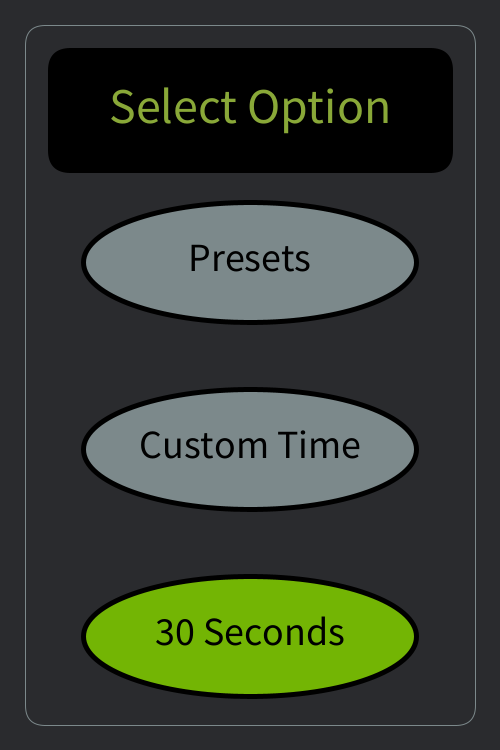
Frame 1 (no input)
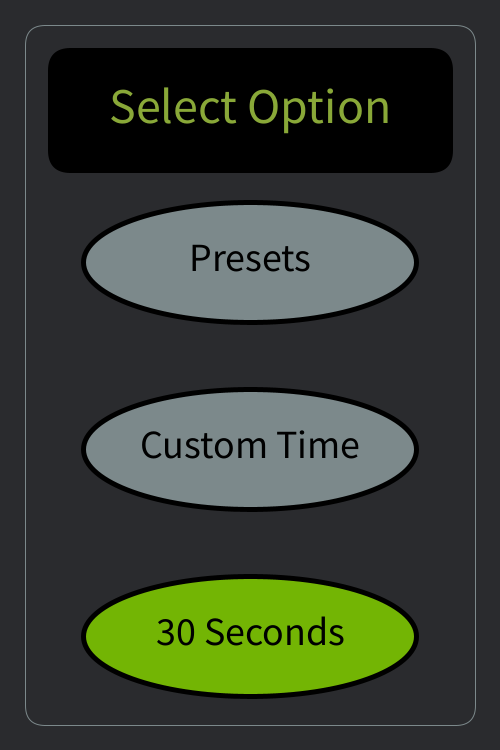
Frame 60 (the mouse pressed at the canvas centre just before this capture)
Frame 120 (the mouse held since frame 60 and released just before this capture): identical to frame 60, image omitted

The Processing sketch that drew these frames (run headless with seeded random() and noise(); from frame 60 on, the mouse is pressed at the canvas centre):

// Processing sketch: p1RajeevGoonie
// ── p1RajeevGoonie.pde
private String display;
private String menuState;
private int customTimeInput;
private int secondsRemaining;
private int savedTime;

public void setup(){
  size(500, 750);
  frameRate(30);
  textAlign(CENTER, CENTER);
  
  menuState = "MAIN";
  display = "Select Option";
}

public void draw(){
  //Clean and reset
  clear();
  strokeWeight(1);
  background(42,43,46);
  
  drawMicrowaveInterface();
}

private void drawMicrowaveInterface(){
  //interface outline
  stroke(124, 137, 139);
  noFill();
  rect(25, 25, width-50, height-50, 20);
  
  //menu options
  switch(menuState){
    case "MAIN":  
      drawMainMenu();
      break;
    case "PRESETS": 
      drawPresetsMenu();
      break;
    case "CUSTOM": 
      drawCustomMenu();
      break;
    case "RUNNING": 
      drawRunningMenu();
      break;
  }
  
  //display screen
  stroke(0);
  fill(0);
  rect(50, 50, width-100, 120, 20);
  
  //display text
  fill(137, 168, 56);
  textSize(50);
  text(display, width/2, 105);
}

private void drawMainMenu(){
  //Presets Button
  stroke(0);
  strokeWeight(5);
  textSize(40);
  fill(124, 137, 139);
  ellipse(width/2, height/4+75, width/1.5, 120);
  fill(0);
  text("Presets", width/2, height/4+70);
  
  //Custom Time Button
  fill(124, 137, 139);
  ellipse(width/2, height/4*2+75, width/1.5, 120);
  fill(0);
  text("Custom Time", width/2, height/4*2+70);
  
  //30 Seconds Button
  fill(115, 181, 4);
  ellipse(width/2, height/4*3+75, width/1.5, 120);
  fill(0);
  text("30 Seconds", width/2, height/4*3+70);
}

private void drawPresetsMenu(){
  stroke(0);
  strokeWeight(4);
  fill(124, 137, 139);
  rect(50, 210, 120, 120);
  fill(0);
  textSize(25);
  text("Popcorn", 110, 265);
  
  fill(124, 137, 139);
  rect(190, 210, 120, 120);
  fill(0);
  textSize(25);
  text("Drink", 250, 265);
  
  fill(124, 137, 139);
  rect(330, 210, 120, 120);
  fill(0);
  textSize(25);
  text("By", 390, 248);
  text("Weight", 390, 277);
  
  //Minute Buttons
  fill(124, 137, 139);
  textSize(20);
  text("-----------Minute Presets-----------", 250, 375);
  
  rect(50, 400, 120, 120);
  fill(0);
  textSize(50);
  text("1", 110, 455);
  
  fill(124, 137, 139);
  rect(190, 400, 120, 120);
  fill(0);
  textSize(50);
  text("2", 250, 455);
  
  fill(124, 137, 139);
  rect(330, 400, 120, 120);
  fill(0);
  textSize(50);
  text("3", 390, 455);
  
  //Back Button
  strokeWeight(5);
  fill(124, 137, 139);
  ellipse(width/2, height/4*3+75, width/1.5, 120);
  fill(0);
  textSize(40);
  text("< Back", width/2-15, height/4*3+70);
}

private void drawCustomMenu(){
  //Number Pad
  stroke(0);
  strokeWeight(4);
  textSize(35);
  fill(124, 137, 139);
  rect(94, 190, 75, 75);
  fill(0);
  text("1", 131, 224);
  
  fill(124, 137, 139);
  rect(212, 190, 75, 75);
  fill(0);
  text("2", 249, 224);
  
  fill(124, 137, 139);
  rect(330, 190, 75, 75);
  fill(0);
  text("3", 367, 224);
  
  fill(124, 137, 139);
  rect(94, 285, 75, 75);
  fill(0);
  text("4", 131, 319);
  
  
  fill(124, 137, 139);
  rect(212, 285, 75, 75);
  fill(0);
  text("5", 249, 319);
  
  fill(124, 137, 139);
  rect(330, 285, 75, 75);
  fill(0);
  text("6", 367, 319);
  
  fill(124, 137, 139);
  rect(94, 380, 75, 75);
  fill(0);
  text("7", 131, 414);
  
  fill(124, 137, 139);
  rect(212, 380, 75, 75);
  fill(0);
  text("8", 249, 414);
  
  fill(124, 137, 139);
  rect(330, 380, 75, 75);
  fill(0);
  text("9", 367, 414);
  
  fill(124, 137, 139);
  rect(212, 475, 75, 75);
  fill(0);
  text("0", 249, 509);
  
  fill(124, 137, 139);
  rect(330, 475, 75, 75);
  fill(0);
  text("<", 367, 509);
  
  //Back Button
  strokeWeight(5);
  fill(124, 137, 139);
  ellipse(width/4+15, height/4*3+75, width/3+30, 120);
  fill(0);
  textSize(40);
  text("< Back", width/20*5+15, height/4*3+70);
  
  //Start Button
  strokeWeight(5);
  fill(115, 181, 4);
  ellipse(width/4*3-15, height/4*3+75, width/3+30, 120);
  fill(0);
  textSize(40);
  text("Start", width/4*3-15, height/4*3+70);
}

private void drawRunningMenu(){
  //+30 Seconds Button
  stroke(0);
  strokeWeight(5);
  textSize(40);
  fill(115, 181, 4);
  ellipse(width/2, height/3+75, width/1.5, 150);
  fill(0);
  text("+30 Seconds", width/2, height/3+70);
  
  //Done Button
  fill(194, 24, 8);
  ellipse(width/2, height/3*2+75, width/1.5, 150);
  fill(0);
  textSize(50);
  text("DONE", width/2, height/3*2+70);
  
  int passedTime = millis() - savedTime;
  if(secondsRemaining>0 && passedTime >= 1000){
    secondsRemaining--;
    savedTime = millis();
  }
  display = String.format("%02d:%02d", secondsRemaining/60, secondsRemaining%60);
}

public void mousePressed(){
  switch(menuState){
    case "MAIN":  
      clickInMain();
      break;
    case "PRESETS": 
      clickInPresets();
      break;
    case "CUSTOM": 
      clickInCustom();
      break;
    case "RUNNING": 
      clickInRunning();
      break;
  }
}

private void clickInMain(){
  //click presets button
  if(Math.pow(mouseX - (width/2),2)/Math.pow((width/1.5/2),2) + Math.pow(mouseY - (height/4+75),2)/Math.pow(60, 2) <= 1){
    menuState="PRESETS";
    display="Select Preset";
  }

  //click custom button
  if(Math.pow(mouseX - (width/2),2)/Math.pow((width/1.5/2),2) + Math.pow(mouseY - (height/4*2+75),2)/Math.pow(60, 2) <= 1){
    menuState="CUSTOM";
    display="Input Cook Time";
    customTimeInput = 0;
  }

  //click 30 seconds button
  if(Math.pow(mouseX - (width/2),2)/Math.pow((width/1.5/2),2) + Math.pow(mouseY - (height/4*3+75),2)/Math.pow(60, 2) <= 1){
    menuState="RUNNING";
    secondsRemaining = 30;
    savedTime = millis();
  }

}

private void clickInPresets(){
  //click popcorn button (2min 15sec)
  if(50<=mouseX && mouseX<=170 && 210<=mouseY && mouseY<=330){
    //println("popcorn");
    menuState="RUNNING";
    secondsRemaining = 135; 
    savedTime = millis();
  }
  
  //click drink button (1min 20sec)
  if(190<=mouseX && mouseX<=310 && 210<=mouseY && mouseY<=330){
    //println("drink");
    menuState="RUNNING";
    secondsRemaining = 80;
    savedTime = millis();
  }
  
  //click by weight (random time for demonstration purposes)
  if(330<=mouseX && mouseX<=450 && 210<=mouseY && mouseY<=330){
    //println("weight");
    menuState="RUNNING";
    secondsRemaining = 60 + (int)(Math.random()*120);
    savedTime = millis();
  }
  
  //click 1 minute button
  if(50<=mouseX && mouseX<=170 && 400<=mouseY && mouseY<=520){
    //println("1 min");
    menuState="RUNNING";
    secondsRemaining = 60;
    savedTime = millis();
  }
  
  //click 2 minute button
  if(190<=mouseX && mouseX<=310 && 400<=mouseY && mouseY<=520){
    //println("2 min");
    menuState="RUNNING";
    secondsRemaining = 120;
    savedTime = millis();
  }
  
  //click 3 minute button
  if(330<=mouseX && mouseX<=450 && 400<=mouseY && mouseY<=520){
    //println("weight");
    menuState="RUNNING";
    secondsRemaining = 180;
    savedTime = millis();
  }
  
  //click back button
  if(Math.pow(mouseX - (width/2),2)/Math.pow((width/1.5/2),2) + Math.pow(mouseY - (height/4*3+75),2)/Math.pow(60, 2) <= 1){
    menuState="MAIN";
    display="Select Option";
  }
}

private void clickInCustom(){
  //click 1 button
  if(94<=mouseX && mouseX<=169 && 190<=mouseY && mouseY<=265){
    customTimeInput*=10;
    customTimeInput+=1;
    customTimeInput%=10000;
  }
  //click 2 button
  if(212<=mouseX && mouseX<=287 && 190<=mouseY && mouseY<=265){
    customTimeInput*=10;
    customTimeInput+=2;
    customTimeInput%=10000;
  }
  //click 3 button
  if(330<=mouseX && mouseX<=405 && 190<=mouseY && mouseY<=265){
    customTimeInput*=10;
    customTimeInput+=3;
    customTimeInput%=10000;
  }
  //click 4 button
  if(94<=mouseX && mouseX<=169 && 285<=mouseY && mouseY<=360){
    customTimeInput*=10;
    customTimeInput+=4;
    customTimeInput%=10000;
  }
  //click 5 button
  if(212<=mouseX && mouseX<=287 && 285<=mouseY && mouseY<=360){
    customTimeInput*=10;
    customTimeInput+=5;
    customTimeInput%=10000;
  }
  //click 6 button
  if(330<=mouseX && mouseX<=405 && 285<=mouseY && mouseY<=360){
    customTimeInput*=10;
    customTimeInput+=6;
    customTimeInput%=10000;
  }
  //click 7 button
  if(94<=mouseX && mouseX<=169 && 380<=mouseY && mouseY<=455){
    customTimeInput*=10;
    customTimeInput+=7;
    customTimeInput%=10000;
  }
  //click 8 button
  if(212<=mouseX && mouseX<=287 && 380<=mouseY && mouseY<=455){
    customTimeInput*=10;
    customTimeInput+=8;
    customTimeInput%=10000;
  }
  //click 9 button
  if(330<=mouseX && mouseX<=405 && 380<=mouseY && mouseY<=455){
    customTimeInput*=10;
    customTimeInput+=9;
    customTimeInput%=10000;
  }
  //click 0 button
  if(212<=mouseX && mouseX<=287 && 475<=mouseY && mouseY<=550){
    customTimeInput*=10;
    customTimeInput%=10000;
  }
  //click backspace button
  if(330<=mouseX && mouseX<=405 && 475<=mouseY && mouseY<=550){
    customTimeInput/= 10;
  }
  if(customTimeInput == 0){
    display = "Input Cook Time"; 
  }
  else{
    display = String.format("%02d:%02d", customTimeInput/100, customTimeInput%100);
  }
  
  //click back button
  if(Math.pow(mouseX - (width/4+15),2)/Math.pow(((width/3+30)/2),2) + Math.pow(mouseY - (height/4*3+75),2)/Math.pow(60, 2) <= 1){
    menuState="MAIN";
    display="Select Option";
  }
  
  //click start button
  if(Math.pow(mouseX - (width/4*3-15),2)/Math.pow(((width/3+30)/2),2) + Math.pow(mouseY - (height/4*3+75),2)/Math.pow(60, 2) <= 1 && customTimeInput>0){
    menuState="RUNNING";
    secondsRemaining = (customTimeInput%100) + (customTimeInput/100*60);
    if(secondsRemaining > 5999)
      secondsRemaining = 5999;
    savedTime = millis();
  }
}

private void clickInRunning(){
  //click +30 seconds
  if(Math.pow(mouseX - (width/2),2)/Math.pow((width/1.5/2),2) + Math.pow(mouseY - (height/3+75),2)/Math.pow(75, 2) <= 1){
    secondsRemaining += 30;
  }
  
  //click stop
  if(Math.pow(mouseX - (width/2),2)/Math.pow((width/1.5/2),2) + Math.pow(mouseY - (height/3*2+75),2)/Math.pow(75, 2) <= 1){
    menuState="MAIN";
    display="Select Option";
  }
}
